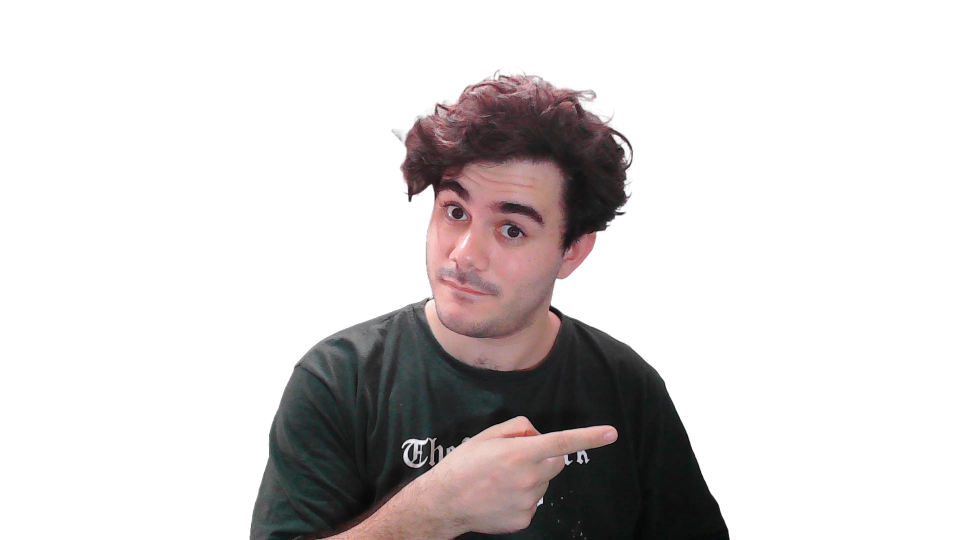
#> input picture Dia 24/Adobe Express - file.png, 1920 x 1080 px (shown at 1/2 size)
$ python ascii.py 'Adobe Express - file.png'
#> lines starting #> are read from the running program, lines starting #| are printed output that depends on the picture
#> in main, image is the input picture: PIL image 1920x1080 RGBA; mean R, G, B, A 24.1, 20.2, 20.1, 63.7
from PIL import Image
import sys

ASCII_CHARS = ["@", "#", "S", "%", "?", "*", "+", ";", ":", ",", "."]

def resize_image(image, new_width=100):
#> called with new_width = 100
    width, height = image.size
#> width = 1920; height = 1080
    ratio = height / width
#> ratio = 0.562
    new_height = int(ratio * new_width * 0.55)
#> new_height = 30
    return image.resize((new_width, new_height))
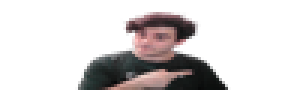
#> returned value: PIL image 100x30 RGBA (shown 3 times larger); mean R, G, B, A 26.5, 22.4, 22.3, 63.7; transparent parts drawn white

def grayify(image):
    return image.convert("L")
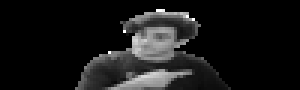
#> returned value: PIL image 100x30 L (shown 3 times larger); min 0, max 255, mean 23.6

def pixels_to_ascii(image):
    pixels = image.getdata()
    ascii_str = "".join(ASCII_CHARS[pixel // 25] for pixel in pixels)
    return ascii_str

def main():
    if len(sys.argv) < 2:
        print("Uso: python ascii_art.py imagen.jpg")
        return

    path = sys.argv[1]

    try:
        image = Image.open(path)
    except:
        print("No se pudo abrir la imagen.")
        return

    image = resize_image(image)
    image = grayify(image)

    ascii_str = pixels_to_ascii(image)

    ascii_art = "\n".join(
        ascii_str[i:i+image.width] for i in range(0, len(ascii_str), image.width)
    )

    with open("output.txt", "w", encoding="utf-8") as f:
        f.write(ascii_art)

    print("✔ Arte ASCII generado en output.txt")

if __name__ == "__main__":
    main()
